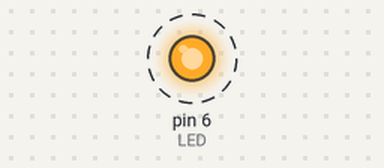
A sketch run on a simulated Arduino Uno, built with avr-gcc and run on an emulated ATmega328P. Parts: output pins drawn as LEDs (lit = HIGH). Dashed ring = blinking. What the sketch prints to the serial monitor is not drawn.

Above: at 0.1 s.
Timing chart, 0 to 3.0 s (numbered marks = the images above):
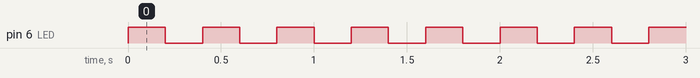

The sketch:

uno_blink.ino
```cpp
int LED = 6;
int DELAY = 200; //14 I start to see flicker; 12 or less, I don't see flicker

void setup() {
  // the setup function runs once when you press reset or power the board

  // Open serial communications and wait for port to open:
  Serial.begin(57600);
  while (!Serial) {
    ; // wait for serial port to connect. Needed for native USB port only
  }
  Serial.println("Hello!");

  // initialize digital pin LED_BUILTIN as an output.
  pinMode(LED, OUTPUT);
  Serial.print("LED is on Pin ");
  Serial.println(LED);
  Serial.print("Blink DELAY is ");
  Serial.println(DELAY);
}

void loop() {
  // the loop function runs over and over again forever

  // turn the LED on (HIGH is the voltage level)
  digitalWrite(LED, HIGH);
  // wait for specified time before doing anything else
  delay(DELAY);
  // turn the LED off by making the voltage LOW
  digitalWrite(LED, LOW);
  // wait again
  delay(DELAY);
}
```

Measured:
- by itself, pin 6 (LED): alternates HIGH for 0.20 s and LOW for 0.20 s
